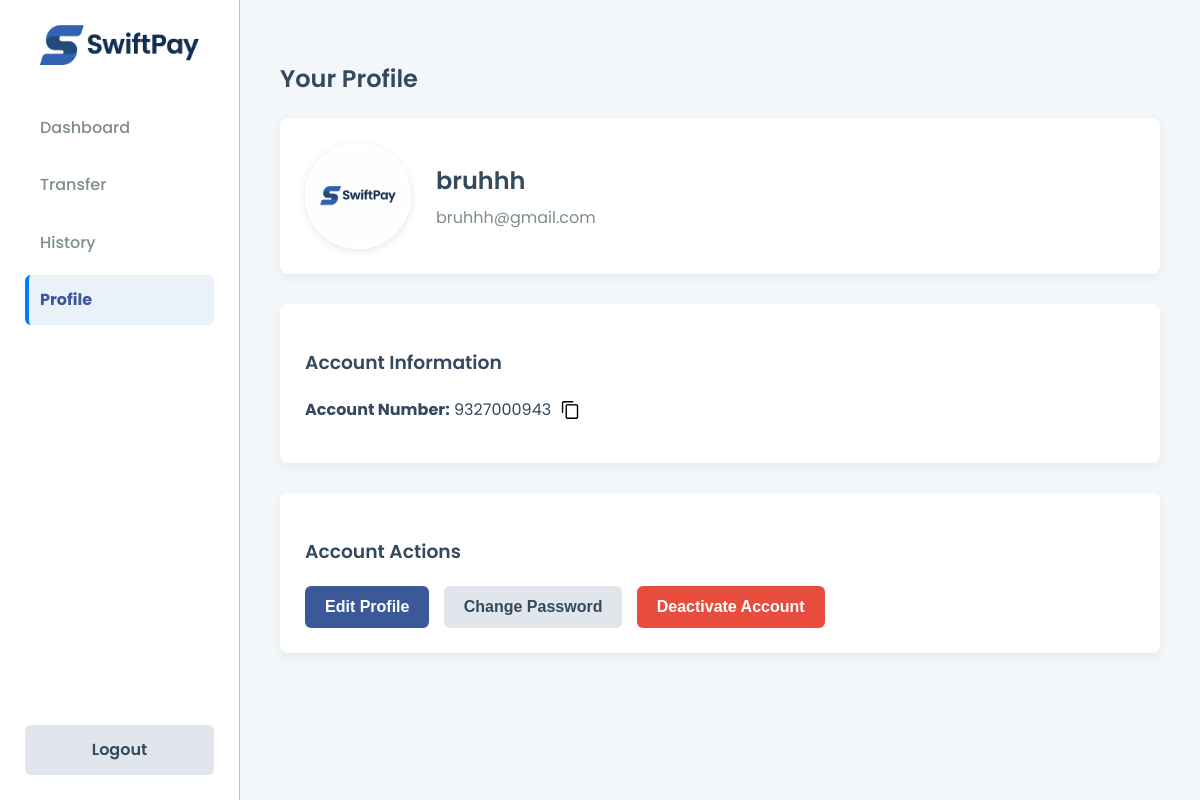
/profile.php (signed in), run on the app's committed database.
### tables this page shows
CREATE TABLE `users` (
  `user_id` int(11) NOT NULL,
  `full_name` varchar(100) DEFAULT NULL,
  `email` varchar(100) DEFAULT NULL,
  `password` varchar(255) DEFAULT NULL,
  `account_number` varchar(20) DEFAULT NULL,
  `balance` decimal(10,2) DEFAULT 0.00,
  `avatar` varchar(255) DEFAULT 'default.png',
  `status` enum('active','deactivated') DEFAULT 'active',
  `deleted_at` datetime DEFAULT NULL,
  `created_at` timestamp NOT NULL DEFAULT current_timestamp()
);

### profile.php (the view, shortened to what this page needs)
<?php
include 'connect.php';
$user_id = $_SESSION['user_id'];
$stmt = $conn->prepare("SELECT full_name, email, account_number, avatar, password FROM users WHERE user_id = ?");
$stmt->bind_param("i", $user_id);
$stmt->execute();
$result = $stmt->get_result();
$user = $result->fetch_assoc();
$full_name = $user['full_name'];
$email = $user['email'];
$account_number = $user['account_number'];
$avatar = $user['avatar'] ?: 'default.png';
?>
<!DOCTYPE html>
<html>
<head>
    <link rel="stylesheet" href="styles.css?v=1.6">
</head>
<body>
<div class="app-container">
    <div class="sidebar">
        <div class="logo">
            <a href="dashboard.php">
                <img src="icons/SwiftPay-trimmed.png" alt="SwiftPay Logo">
            </a>
        </div>
        <nav class="sidebar-nav">
            <a href="dashboard.php">Dashboard</a>
            <a href="transfer.php">Transfer</a>
            <a href="history.php">History</a>
            <a href="profile.php" class="active">Profile</a>
        </nav>
        <a href="logout.php" class="btn btn-secondary logout-btn">Logout</a>
    </div>
    <div class="main-content">
        <h2>Your Profile</h2>
        <div class="card profile-header">
            <img src="uploads/<?= htmlspecialchars($avatar) ?>" alt="Avatar" class="profile-avatar">
            <div class="profile-info">
                <h2><?= htmlspecialchars($full_name) ?></h2>
                <p><?= htmlspecialchars($email) ?></p>
            </div>
        </div>
        <div class="card">
            <h3>Account Information</h3>
            <p><strong>Account Number:</strong>
                <span id="accNum"><?= htmlspecialchars($account_number) ?></span>
                <button onclick="copyToClipboard('accNum')" class="icon-button">
                    <img src="icons/copy-link-icon.png" alt="Copy" class="copy-icon">
                </button>
            </p>
        </div>
        <div class="card">
            <h3>Account Actions</h3>
            <button onclick="openModal('editModal')" class="btn btn-primary">Edit Profile</button>
            <button onclick="openModal('pwModal')" class="btn btn-secondary" style="margin-left: 10px;">Change Password</button>
            <button onclick="openModal('deactivateModal')" class="btn btn-danger" style="margin-left: 10px;">Deactivate Account</button>
        </div>
    </div>
</div>
</body>
</html>

### styles.css (style rules this page uses)
:root { --primary-blue: #3B5998; --primary-blue-dark: #357ABD; --success-green: #2ECC71; --action-red: #E74C3C; --dark-text: #34495E; --secondary-text: #7f8c8d; --border-color: #BDC3C7; --background-light: #F4F7F9; --white: #FFFFFF; --accent-blue: #007BFF; }
body { font-family: 'Poppins', sans-serif; background-color: var(--background-light); color: var(--dark-text); margin: 0; padding: 0; line-height: 1.6; }
h2, h3 { color: var(--dark-text); font-weight: 600; }
a { color: var(--primary-blue); text-decoration: none; }
.app-container { display: flex; min-height: 100vh; }
.sidebar { position: fixed; left: 0; top: 0; height: 100%; box-sizing: border-box; width: 240px; background-color: var(--white); border-right: 1px solid var(--border-color); padding: 25px; display: flex; flex-direction: column; }
.sidebar-nav a { display: block; padding: 12px 15px; margin-bottom: 8px; border-radius: 6px; font-weight: 500; color: var(--secondary-text); transition: background-color 0.2s, color 0.2s; }
.sidebar-nav a.active { background-color: #eaf1f8; color: var(--primary-blue); font-weight: 700; border-left: 4px solid var(--accent-blue); padding-left: 11px; }
.sidebar .logout-btn { margin-top: auto; }
.main-content { flex-grow: 1; padding: 40px; margin-left: 240px; }
.card { background-color: var(--white); padding: 25px; border-radius: 8px; box-shadow: 0 4px 12px rgba(0,0,0,0.05); margin-bottom: 30px; }
.btn { padding: 12px 20px; border: none; border-radius: 6px; font-weight: 600; font-size: 1em; cursor: pointer; text-decoration: none; display: inline-block; transition: background-color 0.3s, transform 0.1s; text-align: center; }
.btn-primary { background-color: var(--primary-blue); color: white; }
.btn-secondary { background-color: #e0e6eb; color: var(--dark-text); }
.btn-danger { background-color: var(--action-red); color: white; }
.icon-button { background: none; border: none; padding: 0; cursor: pointer; vertical-align: middle; }
.copy-icon { width: 18px; height: 18px; margin-left: 6px; vertical-align: middle; }
.profile-header { display: flex; align-items: center; gap: 25px; }
.profile-avatar { width: 100px; height: 100px; border-radius: 50%; object-fit: cover; border: 3px solid var(--white); box-shadow: 0 2px 8px rgba(0,0,0,0.1); }
.profile-info h2 { margin: 0 0 5px 0; }
.profile-info p { margin: 0; color: var(--secondary-text); }
.logo { text-align: center; margin-bottom: 30px; }
.logo img { height: auto; max-width: 100%; }
.sidebar .logo { margin-top: 0; padding: 0 10px; }
.sidebar .logo img { max-height: 40px; }

### data on the page
users: avatar (picture), full_name "bruhhh", email "bruhhh@gmail.com", account_number "9327000943"
